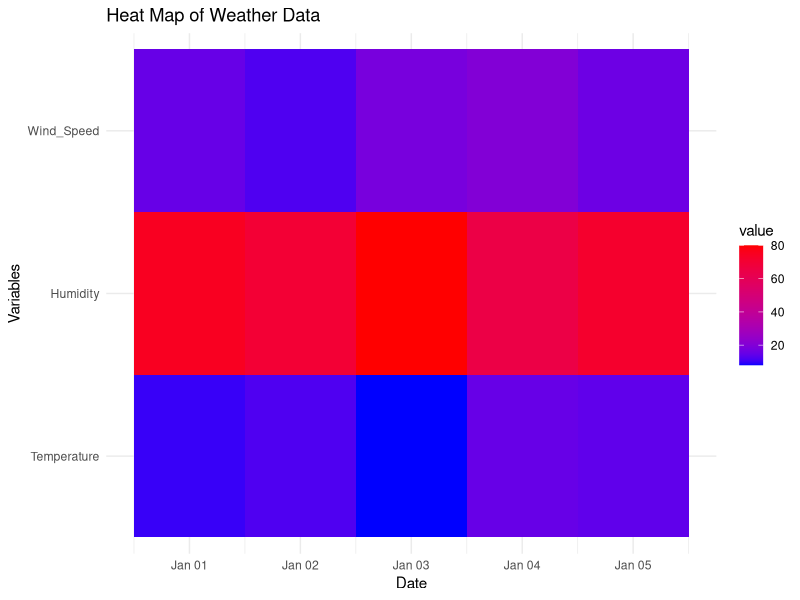
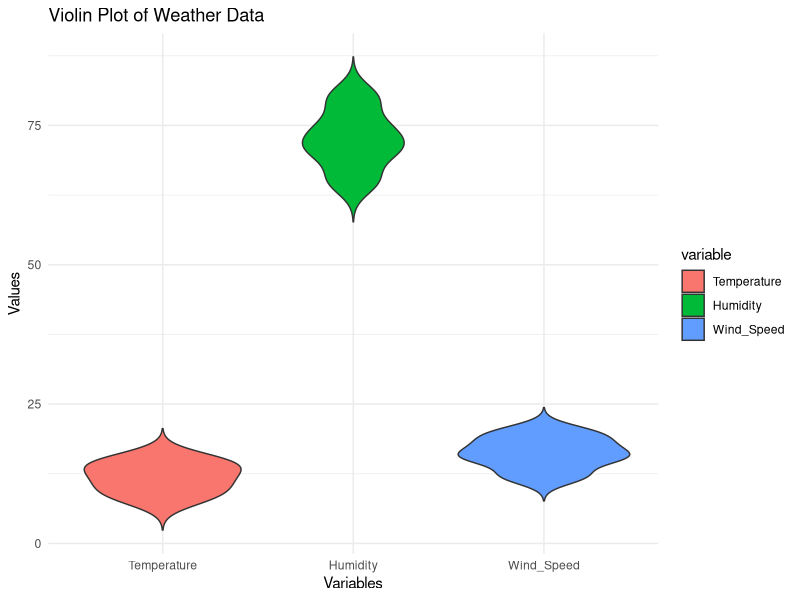
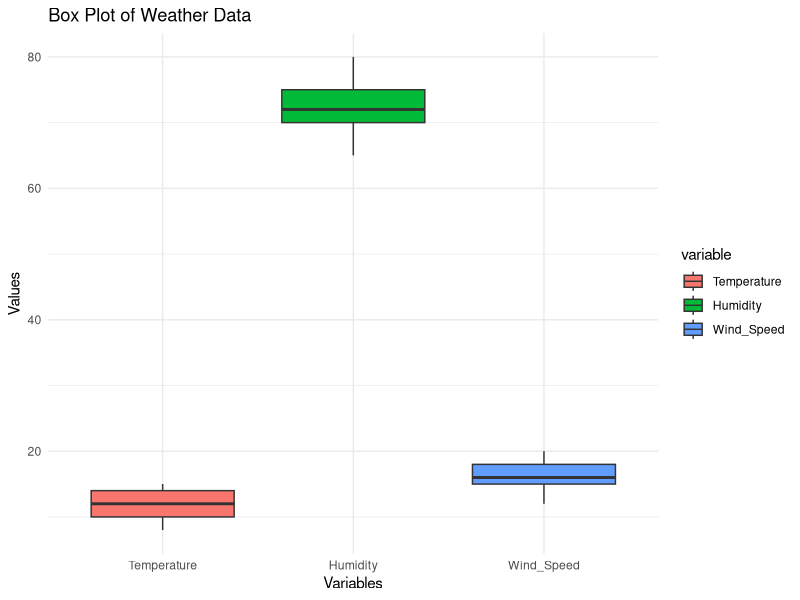

R code for these plots, in order:
# Load necessary libraries
library(ggplot2)
library(reshape2)

# Create data
weather_data <- data.frame(
  Date = as.Date(c("2023-01-01", "2023-01-02", "2023-01-03", "2023-01-04", "2023-01-05")),
  Temperature = c(10, 12, 8, 15, 14),
  Humidity = c(75, 70, 80, 65, 72),
  Wind_Speed = c(15, 12, 18, 20, 16)
)

# Reshape the data for heatmap
melted_data <- melt(weather_data, id.vars = "Date")

# Create heat map
ggplot(melted_data, aes(x = Date, y = variable, fill = value)) +
  geom_tile() +
  scale_fill_gradient(low = "blue", high = "red") +
  labs(title = "Heat Map of Weather Data", x = "Date", y = "Variables") +
  theme_minimal()
# Reshape the data for violin plot
melted_data_violin <- melt(weather_data, id.vars = "Date")

# Create violin plot
ggplot(melted_data_violin, aes(x = variable, y = value, fill = variable)) +
  geom_violin(trim = FALSE) +
  labs(title = "Violin Plot of Weather Data", x = "Variables", y = "Values") +
  theme_minimal()
# Create box plot
ggplot(melted_data_violin, aes(x = variable, y = value, fill = variable)) +
  geom_boxplot() +
  labs(title = "Box Plot of Weather Data", x = "Variables", y = "Values") +
  theme_minimal()
